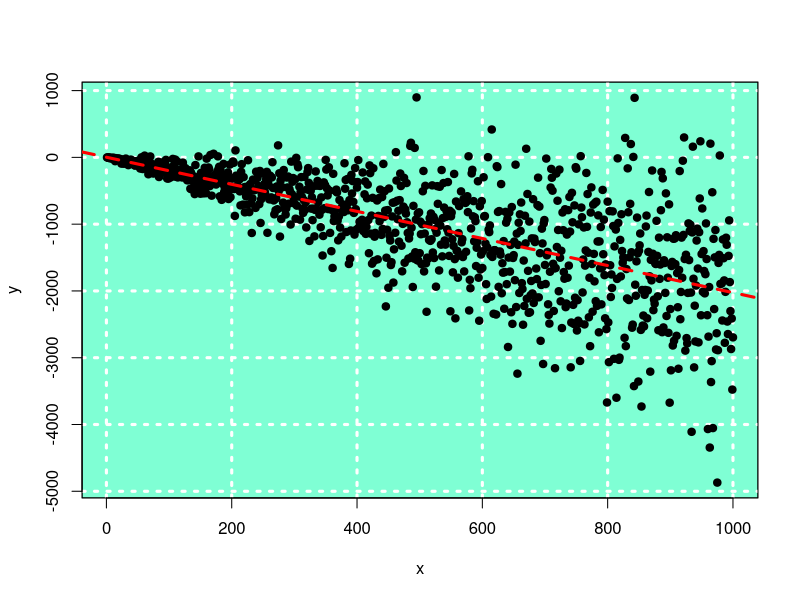
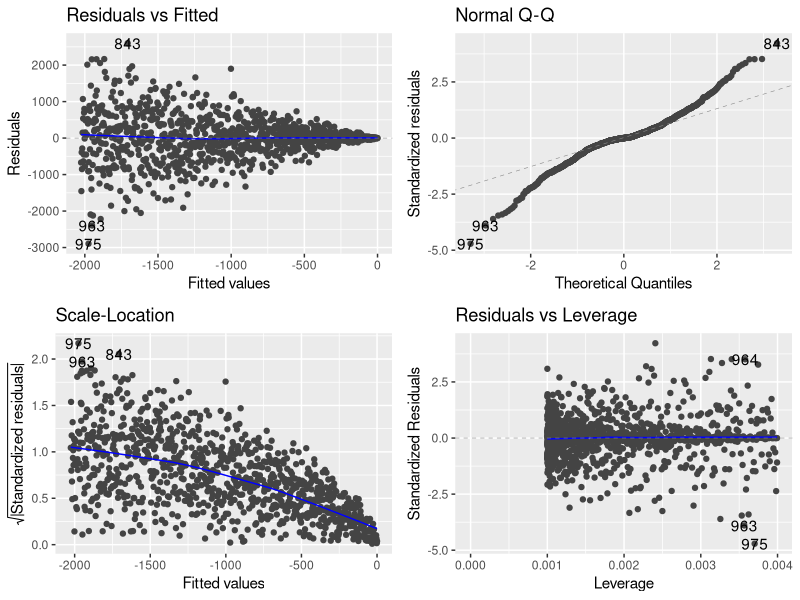
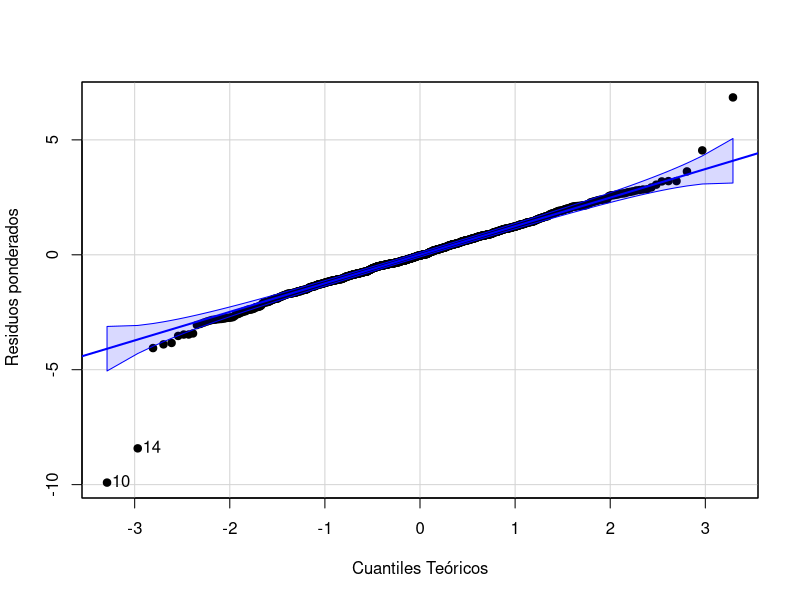
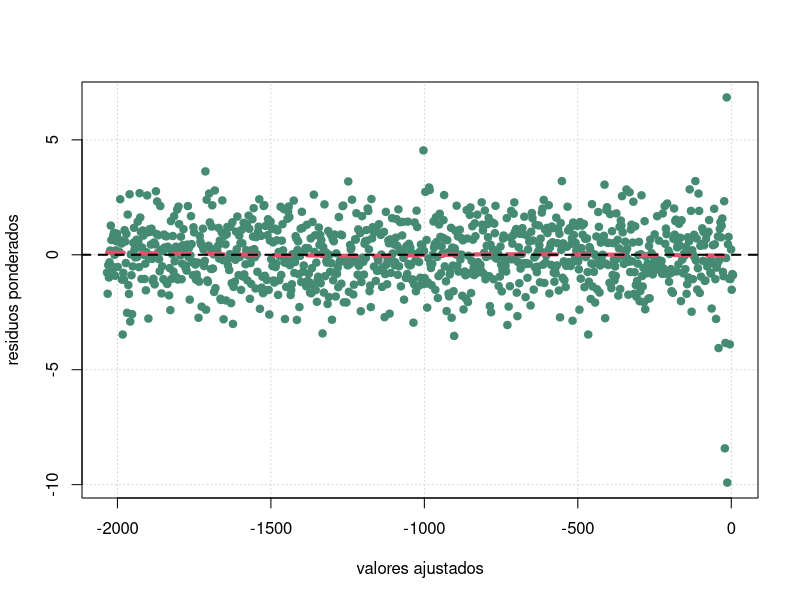
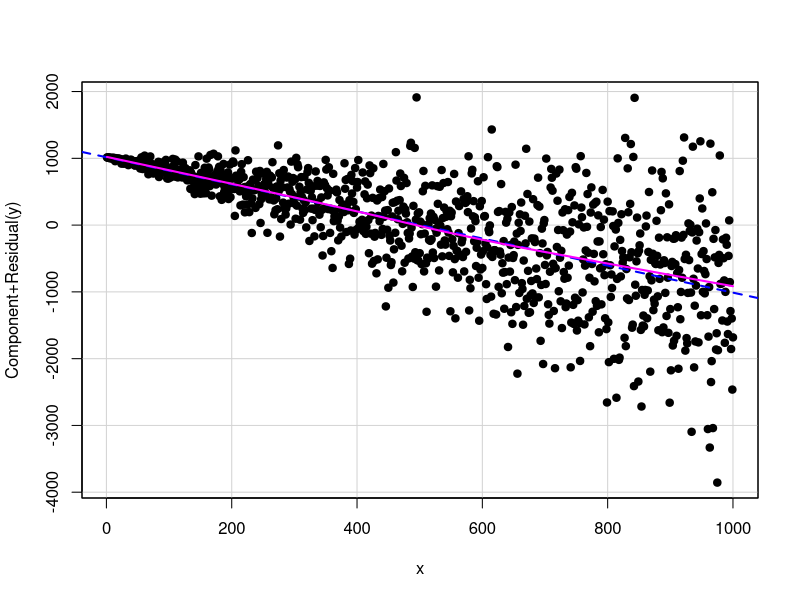

R code for these plots, in order:
##############################MINIMOS CUADRADOS PONDERADOS#####################
library(ggfortify)
library(MASS)
library(car)
#Estimación varianza
set.seed(1)
b0<- 2
b1<- -2
x<- 1:1000
y<- b0+b1*x+rnorm(1000,0,1:1000)
plot(y~x,axes=F,xlab="",ylab="")

# Color de fondo gris
rect(par("usr")[1], par("usr")[3],
     par("usr")[2], par("usr")[4],
     col = "aquamarine")

# Grid blanco
grid(nx = NULL, ny = NULL,
     col = "white", lwd = 3)
par(new=TRUE)
plot(y~x,pch=19)
model<- lm(y~x)
abline(model,lwd=3,lty=2,col="red1")
summary(model)
#
#Validación rápida de supuestos
autoplot(model) # No es recomendable para informes pero nos da un vistazo
# General para de la situación
#Transformación
#Errores modelo original
res.mcp<- residuals(model)
# Estimación de la varianza
varianza<- lm(abs(res.mcp)~x)
#Cálculo de pesos para ponderar
w = 1/fitted.values(varianza)^2
#Modelo con pesos
model.ponderados<- lm(y~x,weights = w)
summary(model.ponderados)
#Validación Supuestos
res.ponderados<- residuals(model.ponderados)*sqrt(w)
car::qqPlot(res.ponderados,xlab="Cuantiles Teóricos",ylab=" Residuos ponderados",pch=19)
shapiro.test(res.ponderados)
plot(fitted.values(model.ponderados),res.ponderados,
     xlab='valores ajustados',ylab='residuos ponderados',pch=19,panel.first = grid(),col="aquamarine4")
lines(lowess(res.ponderados~fitted.values(model.ponderados)),col=2,lty=2,lwd=4)
abline(h=0,lty=2,lwd=2)
car::crPlots(model.ponderados,pch=19)
